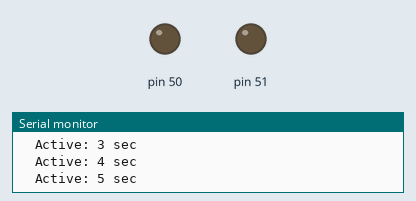
This sketch was run on a simulated Arduino Mega 2560, built with avr-gcc and run on an emulated ATmega2560. Shown: output pins drawn as LEDs (lit = HIGH), the last lines printed to the serial monitor.

Above: at 8.0 s.
At 18.0 s:
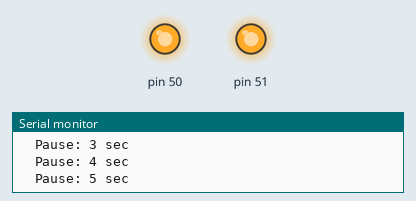
Timing chart, 0 to 29.0 s (numbered marks = the images above):
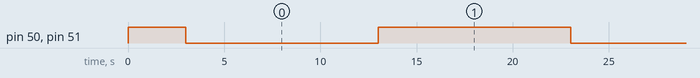

The sketch:

test3_both_low.ino
```cpp
/**
 * TEST 3: BOTH LOW (50=LOW, 51=LOW)
 */
void setup() {
  Serial.begin(115200);
  pinMode(50, OUTPUT);
  pinMode(51, OUTPUT);

  digitalWrite(50, HIGH);
  digitalWrite(51, HIGH);

  Serial.println("\n========================================");
  Serial.println("TEST 3: BOTH LOW (50=LOW, 51=LOW)");
  Serial.println("========================================\n");
  delay(3000);
}

void loop() {
  Serial.println(">>> ACTIVATING: BOTH LOW");
  digitalWrite(50, LOW);
  digitalWrite(51, LOW);

  for (int i = 1; i <= 10; i++) {
    Serial.print("  Active: ");
    Serial.print(i);
    Serial.println(" sec");
    delay(1000);
  }

  Serial.println("\n>>> STOP: Both HIGH");
  digitalWrite(50, HIGH);
  digitalWrite(51, HIGH);

  for (int i = 1; i <= 10; i++) {
    Serial.print("  Pause: ");
    Serial.print(i);
    Serial.println(" sec");
    delay(1000);
  }
  Serial.println("\n");
}
```

Measured:
- by itself, pin 50, pin 51: alternates HIGH for 10.0 s and LOW for 10.0 s
